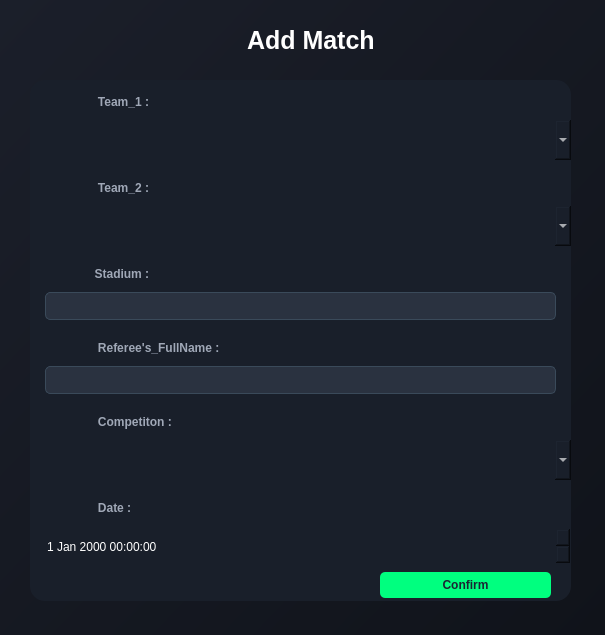
<?xml version="1.0" encoding="UTF-8"?>
<ui version="4.0">
 <class>addMatch</class>
 <widget class="QWidget" name="addMatch">
  <property name="geometry">
   <rect>
    <x>0</x>
    <y>0</y>
    <width>605</width>
    <height>635</height>
   </rect>
  </property>
  <property name="windowTitle">
   <string>Form</string>
  </property>
  <property name="styleSheet">
   <string notr="true">background: qlineargradient(x1:0, y1:0, x2:1, y2:1, stop:0 #1b1f2a, stop:1 #10131a);</string>
  </property>
  <widget class="QWidget" name="widget" native="true">
   <property name="geometry">
    <rect>
     <x>30</x>
     <y>80</y>
     <width>541</width>
     <height>521</height>
    </rect>
   </property>
   <property name="styleSheet">
    <string notr="true">background-color: rgb(25, 31, 42);
    color: #FFFFFF;
    font-family: 'Segoe UI', Arial, sans-serif;
    font-size: 12px;
    border-radius: 15px;
    padding: 15px;
    spacing: 2px;
</string>
   </property>
   <layout class="QGridLayout" name="gridLayout_3">
    <item row="0" column="0">
     <widget class="QLabel" name="label_7">
      <property name="styleSheet">
       <string notr="true">color: #A0A8B7;
font-weight: bold;
padding-bottom: 5px;background-color:transparent;</string>
      </property>
      <property name="text">
       <string>               Team_1 :</string>
      </property>
     </widget>
    </item>
    <item row="4" column="0">
     <widget class="QComboBox" name="team2">
      <property name="styleSheet">
       <string notr="true">background-color: #2A3240;
  border: 1px solid #3A4A5A;
    border-radius: 5px;
    padding: 5px;
    color: #E0E6ED;
    margin-left: 15px;
    margin-right: 15px;

Qcb::drop-down {
    border-left: 1px solid #3A4A5A;
    width: 20px;
}
Qcb:focus {
    border: 1px solid #00FF7F;
    background-color: #323A48;
}</string>
      </property>
     </widget>
    </item>
    <item row="14" column="0">
     <widget class="QPushButton" name="Confirm">
      <property name="enabled">
       <bool>true</bool>
      </property>
      <property name="styleSheet">
       <string notr="true">background-color: #00FF7F; /* Green to match the accent */
    color: #1A2633; /* Dark blue text for contrast */
    font-size: 12px;
    font-weight: bold;
    border-radius: 5px;
    padding: 6px 12px;
    margin-left: 350px;
    margin-right: 20px;
    margin-bottom: 5px;</string>
      </property>
      <property name="text">
       <string>Confirm</string>
      </property>
     </widget>
    </item>
    <item row="3" column="0">
     <widget class="QLabel" name="label_8">
      <property name="styleSheet">
       <string notr="true">color: #A0A8B7;
font-weight: bold;
padding-bottom: 5px;background-color:transparent;</string>
      </property>
      <property name="text">
       <string>               Team_2 :</string>
      </property>
     </widget>
    </item>
    <item row="6" column="0">
     <widget class="QLineEdit" name="Stadium">
      <property name="styleSheet">
       <string notr="true">background-color: #2A3240; /* Darker blue-gray for input fields */
    border: 1px solid #3A4A5A; /* Subtle blue-gray border */
    border-radius: 5px;
    padding: 5px;
    color: #E0E6ED; /* Light gray text for readability */
    margin-left: 15px;
    margin-right: 15px;
</string>
      </property>
     </widget>
    </item>
    <item row="11" column="0">
     <widget class="QLabel" name="label_10">
      <property name="styleSheet">
       <string notr="true">color: #A0A8B7;
font-weight: bold;
padding-bottom: 5px;background-color:transparent;</string>
      </property>
      <property name="text">
       <string>               Date :</string>
      </property>
     </widget>
    </item>
    <item row="10" column="0">
     <widget class="QComboBox" name="Comp">
      <property name="styleSheet">
       <string notr="true">background-color: #2A3240;
  border: 1px solid #3A4A5A;
    border-radius: 5px;
    padding: 5px;
    color: #E0E6ED;
    margin-left: 15px;
    margin-right: 15px;

Qcb::drop-down {
    border-left: 1px solid #3A4A5A;
    width: 20px;
}
Qcb:focus {
    border: 1px solid #00FF7F;
    background-color: #323A48;
}</string>
      </property>
     </widget>
    </item>
    <item row="7" column="0">
     <widget class="QLabel" name="label_12">
      <property name="styleSheet">
       <string notr="true">color: #A0A8B7;
font-weight: bold;
padding-bottom: 5px;
background-color:transparent;
</string>
      </property>
      <property name="text">
       <string>               Referee's_FullName :</string>
      </property>
     </widget>
    </item>
    <item row="8" column="0">
     <widget class="QLineEdit" name="Referee_name">
      <property name="styleSheet">
       <string notr="true">background-color: #2A3240; /* Darker blue-gray for input fields */
    border: 1px solid #3A4A5A; /* Subtle blue-gray border */
    border-radius: 5px;
    padding: 5px;
    color: #E0E6ED; /* Light gray text for readability */
    margin-left: 15px;
    margin-right: 15px;
</string>
      </property>
     </widget>
    </item>
    <item row="12" column="0">
     <widget class="QDateTimeEdit" name="Date">
      <property name="styleSheet">
       <string notr="true">background-color: #2A3240;
  border: 1px solid #3A4A5A;
    border-radius: 5px;
    padding: 5px;
    color: #E0E6ED;
    margin-left: 15px;
    margin-right: 15px;

Qcb::drop-down {
    border-left: 1px solid #3A4A5A;
    width: 20px;
}
Qcb:focus {
    border: 1px solid #00FF7F;
    background-color: #323A48;
}</string>
      </property>
     </widget>
    </item>
    <item row="5" column="0">
     <widget class="QLabel" name="label_11">
      <property name="styleSheet">
       <string notr="true">color: #A0A8B7;
font-weight: bold;
padding-bottom: 5px;background-color:transparent;</string>
      </property>
      <property name="text">
       <string>              Stadium :</string>
      </property>
     </widget>
    </item>
    <item row="9" column="0">
     <widget class="QLabel" name="label_9">
      <property name="styleSheet">
       <string notr="true">color: #A0A8B7;
font-weight: bold;
padding-bottom: 5px;background-color:transparent;</string>
      </property>
      <property name="text">
       <string>               Competiton :</string>
      </property>
     </widget>
    </item>
    <item row="2" column="0">
     <widget class="QComboBox" name="team1">
      <property name="styleSheet">
       <string notr="true">background-color: #2A3240;
  border: 1px solid #3A4A5A;
    border-radius: 5px;
    padding: 5px;
    color: #E0E6ED;
    margin-left: 15px;
    margin-right: 15px;

Qcb::drop-down {
    border-left: 1px solid #3A4A5A;
    width: 20px;
}
Qcb:focus {
    border: 1px solid #00FF7F;
    background-color: #323A48;
}</string>
      </property>
     </widget>
    </item>
   </layout>
  </widget>
  <widget class="QLabel" name="label_4">
   <property name="geometry">
    <rect>
     <x>230</x>
     <y>20</y>
     <width>171</width>
     <height>41</height>
    </rect>
   </property>
   <property name="font">
    <font>
     <pointsize>-1</pointsize>
     <bold>true</bold>
    </font>
   </property>
   <property name="styleSheet">
    <string notr="true">/* Style for the Adjust Team title label */
QLabel#label_4 {
    background-color: transparent; /* Dark background matching the app */
    color: #FFFFFF; /* White text for contrast */
    font-size: 25px; /* Larger font for title emphasis */
    font-weight: bold; /* Bold for a strong title appearance */


    padding: 5px 10px; /* Padding for a balanced look */
}</string>
   </property>
   <property name="text">
    <string>Add Match</string>
   </property>
  </widget>
 </widget>
 <resources/>
 <connections/>
</ui>
